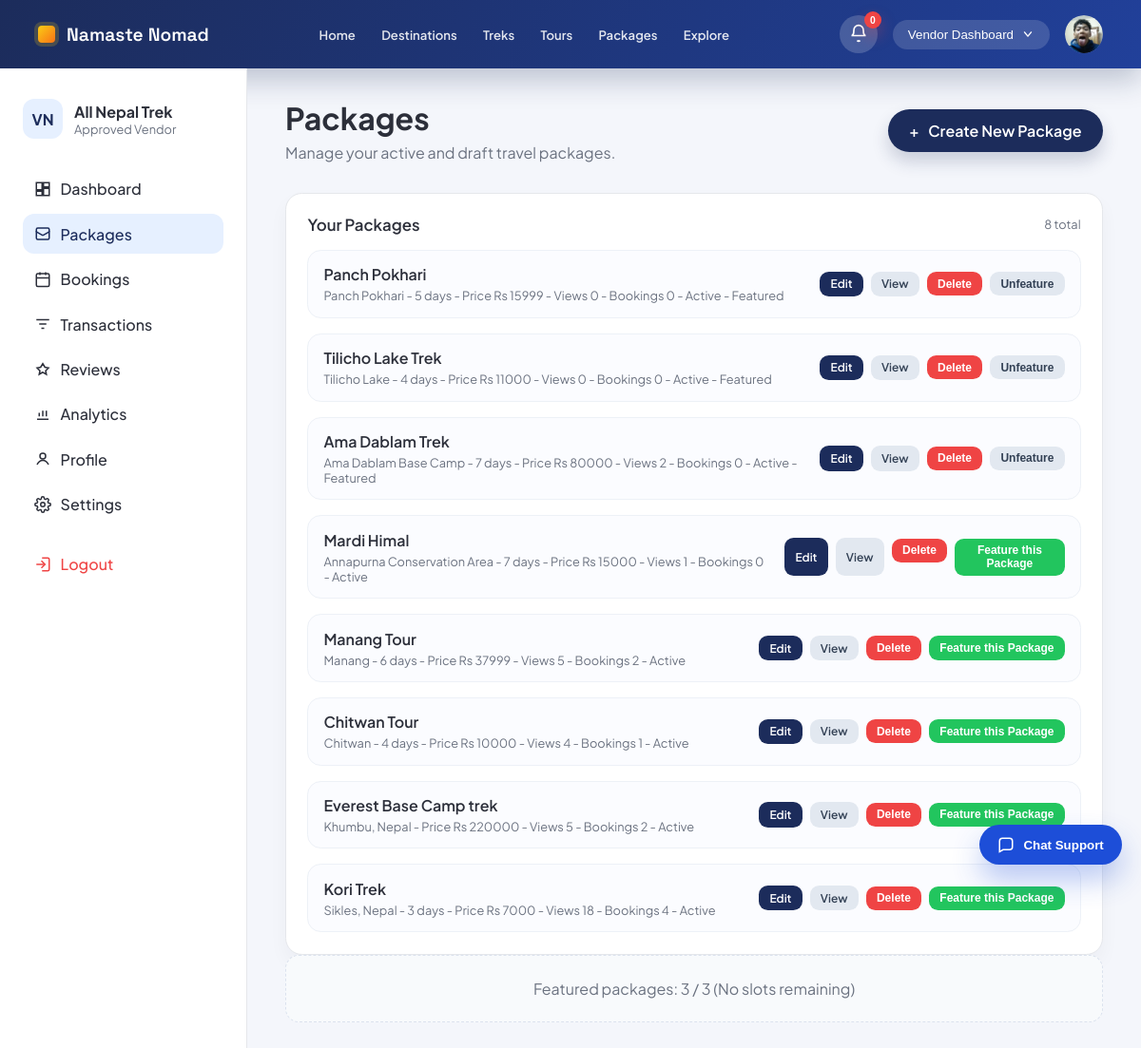
/accounts/vendor/packages/ (signed in), run on the app's committed database.
### accounts/models.py (models this page shows, shortened)
class VendorProfile(models.Model):
    user = models.OneToOneField(User, on_delete=models.CASCADE, related_name='vendor_profile')
    business_name = models.CharField(max_length=255)
    owner_name = models.CharField(max_length=255)
    tagline = models.CharField(max_length=255, blank=True)
    website = models.URLField(blank=True)
    license_number = models.CharField(max_length=100, blank=True)
    business_address = models.TextField(blank=True)
    description = models.TextField(blank=True)
    bank_name = models.CharField(max_length=120, blank=True)
    account_number = models.CharField(max_length=120, blank=True)
    routing_number = models.CharField(max_length=120, blank=True)
    paypal_email = models.EmailField(blank=True)
    logo = models.ImageField(upload_to='vendor_logos/', blank=True, null=True)
    cover_image = models.FileField(upload_to='vendor_covers/', blank=True, null=True)
    business_license = models.FileField(upload_to='licenses/', blank=True, null=True)
    document = models.FileField(upload_to='vendor_documents/', blank=True, null=True)
    is_approved = models.BooleanField(default=False)
    is_verified = models.BooleanField(default=False)
    created_at = models.DateTimeField(auto_now_add=True)

### core/models.py (models this page shows, shortened)
class Package(models.Model):
    DIFFICULTY_CHOICES = (
        ('easy', 'Easy'),
        ('moderate', 'Moderate'),
        ('challenging', 'Challenging'),
        ('expedition', 'Expedition'),
    )
    CATEGORY_TREK = 'TREK'
    CATEGORY_TOUR = 'TOUR'
    CATEGORY_CHOICES = (
        (CATEGORY_TREK, 'Trek'),
        (CATEGORY_TOUR, 'Tour'),
    )
    vendor = models.ForeignKey(
        settings.AUTH_USER_MODEL,
        on_delete=models.CASCADE,
        related_name='vendor_packages',
    )
    title = models.CharField(max_length=200)
    category = models.CharField(max_length=10, choices=CATEGORY_CHOICES, default=CATEGORY_TREK)
    location = models.CharField(max_length=120, blank=True)
    location_name = models.CharField(max_length=255, blank=True)
    latitude = models.FloatField(blank=True, null=True)
    longitude = models.FloatField(blank=True, null=True)
    description = models.TextField(blank=True)
    itinerary = models.TextField(blank=True)
    inclusions = models.TextField(blank=True)
    exclusions = models.TextField(blank=True)
    duration_days = models.PositiveSmallIntegerField(blank=True, null=True)
    difficulty = models.CharField(max_length=20, choices=DIFFICULTY_CHOICES, blank=True)
    group_size = models.PositiveSmallIntegerField(blank=True, null=True)
    available_slots = models.PositiveIntegerField(default=10)
    available_from = models.DateField(blank=True, null=True)
    available_until = models.DateField(blank=True, null=True)
    best_season = models.CharField(max_length=100, blank=True)
    image_url = models.URLField(blank=True)
    has_guide = models.BooleanField(default=False)
    includes_meals = models.BooleanField(default=False)
    includes_accommodation = models.BooleanField(default=False)
    includes_transport = models.BooleanField(default=False)
    includes_permits = models.BooleanField(default=False)
    price = models.DecimalField(
        max_digits=10,
        decimal_places=2,
        validators=[MinValueValidator(0)],
    )
    is_active = models.BooleanField(default=True)
    is_featured = models.BooleanField(default=False)
    views_count = models.PositiveIntegerField(default=0)
    created_at = models.DateTimeField(auto_now_add=True)
    @property
    def name(self):
        return self.title

### accounts/views/vendor/vendor_package.py (the view)
# urls.py: path('vendor/packages/', vendor_packages, name='vendor_packages'),
@never_cache
@login_required(login_url='account_login_choice')
@csrf_protect
def vendor_packages(request):
    if not _ensure_vendor(request):
        return redirect('vendor_login')
    vendor_profile = _get_vendor_profile(request.user)
    packages = Package.objects.filter(vendor=request.user).annotate(
        booking_count=Count('bookings'),
    ).order_by('-created_at')
    active_subscription = _get_active_subscription(request.user)
    VendorFeature.expire_overdue(vendor=request.user)
    featured_count = packages.filter(is_featured=True).count()
    featured_limit = _total_active_feature_slots_for_vendor(request.user)
    return render(request, 'accounts/vendor_packages.html', {
        'vendor_profile': vendor_profile,
        'active_page': 'packages',
        'packages': packages,
        'active_subscription': active_subscription,
        'featured_count': featured_count,
        'featured_limit': featured_limit,
        'featured_remaining': max(featured_limit - featured_count, 0),
    })

### accounts/templates/accounts/vendor_packages.html (shortened to what this page needs)
{% extends "accounts/vendor_base.html" %}
{% block content %}
<section class="page-header">
    <div>
        <h1>Packages</h1>
        <p>Manage your active and draft travel packages.</p>
    </div>
    <a class="primary-action" href="{% url 'vendor_package_create' %}">
        <span>+</span>
        Create New Package
    </a>
</section>
<section class="card list-card">
    <div class="card-header">
        <h3>Your Packages</h3>
        <span class="card-meta">{{ packages|length }} total</span>
    </div>
    <div class="package-list">
        {% if packages %}
            {% for package in packages %}
                <div class="package-item">
                    <div>
                        <div class="package-name">{{ package.title }}</div>
                        <div class="package-meta">
                            {{ package.location|default:"Nepal" }}
                            {% if package.duration_days %}- {{ package.duration_days }} days{% endif %}
                            - Price Rs {{ package.price|floatformat:0 }} - Views {{ package.views_count }} - Bookings {{ package.booking_count }} -
                            {% if package.is_active %}Active{% else %}Paused{% endif %}
                            {% if package.is_featured %}- Featured{% endif %}
                        </div>
                    </div>
                    <div class="package-actions">
                        <a class="btn small neutral" href="{% url 'vendor_package_edit' package.id %}">Edit</a>
                        <a class="btn small secondary" href="{% url 'package_detail' package.id %}">View</a>
                        <form method="POST" action="{% url 'vendor_package_delete' package.id %}" onsubmit="return confirm('Delete this package? This cannot be undone.');">
                            <button class="btn small danger" type="submit">Delete</button>
                        </form>
                        <form method="POST" action="{% url 'vendor_feature_toggle' package.id %}">
                            {% if package.is_featured %}
                                <button class="btn small secondary" type="submit">Unfeature</button>
                            {% else %}
                                <button class="btn small success" type="submit">Feature this Package</button>
                            {% endif %}
                        </form>
                    </div>
                </div>
            {% endfor %}
        {% else %}
            <div class="empty-state">No packages created yet.</div>
        {% endif %}
    </div>
</section>
<div class="empty-state">
    Featured packages: {{ featured_count }} / {{ featured_limit }}
    {% if featured_remaining %}
        ({{ featured_remaining }} remaining)
    {% else %}
        (No slots remaining)
    {% endif %}
</div>
{% endblock %}

### accounts/templates/accounts/vendor_base.html (shortened to what this page needs)
{% load static %}
<!DOCTYPE html>
<html lang="en">
<head>
    <link rel="stylesheet" href="{% static 'css/vendor_dashboard.css' %}?v=20260226b">
    <link rel="stylesheet" href="{% static 'css/support_widget.css' %}?v=20260312a">
    <link rel="stylesheet" href="{% static 'css/notifications.css' %}?v=20260313a">
</head>
<body>
    <header class="topbar">
        <a class="brand" href="{% url 'home' %}">
            <span class="brand-mark"></span>
            <span class="brand-name">Namaste Nomad</span>
        </a>
        <nav class="topbar-nav" aria-label="Public navigation">
            <a href="{% url 'home' %}" {% if request.resolver_match.url_name == 'home' %}class="active"{% endif %}>Home</a>
            <a href="#">Destinations</a>
            <a href="{% url 'package_treks' %}" {% if request.resolver_match.url_name == 'package_treks' %}class="active"{% endif %}>Treks</a>
            <a href="{% url 'package_tours' %}" {% if request.resolver_match.url_name == 'package_tours' %}class="active"{% endif %}>Tours</a>
            <a href="{% url 'package_list' %}" {% if request.resolver_match.url_name == 'package_list' %}class="active"{% endif %}>Packages</a>
            <a href="{% url 'community_feed' %}" {% if request.resolver_match.url_name == 'community_feed' %}class="active"{% endif %}>Explore</a>
        </nav>
        <div class="topbar-actions">
            {% include "accounts/includes/notification_bell.html" %}
            <button class="pill-button">
                Vendor Dashboard
                <svg width="14" height="14" viewBox="0 0 20 20" fill="none" aria-hidden="true">
                    <path d="M5 7l5 6 5-6" stroke="currentColor" stroke-width="2" stroke-linecap="round" stroke-linejoin="round"/>
                </svg>
            </button>
            <div class="avatar topbar-avatar">
                {% if vendor_profile and vendor_profile.logo %}
                    <img class="topbar-avatar-image" src="{{ vendor_profile.logo.url }}" alt="Vendor avatar">
                {% else %}
                    <img class="topbar-avatar-image" src="{% static 'images/default-avatar.svg' %}" alt="Default vendor avatar">
                {% endif %}
            </div>
        </div>
    </header>
    <div class="dashboard-shell">
        <aside class="sidebar">
            <div class="sidebar-header">
                    <div class="company">
                        <div class="company-badge">VN</div>
                        <div>
                            <div class="company-name">{{ vendor_profile.business_name|default:"Vendor HQ" }}</div>
                            <div class="company-meta">
                                {% if vendor_profile and vendor_profile.is_approved %}
                                    Approved Vendor
                                {% else %}
                                    Pending Approval
                                {% endif %}
                            </div>
                        </div>
                    </div>
                </div>
            <nav class="sidebar-nav">
                <a class="nav-item {% if active_page == 'dashboard' %}active{% endif %}" href="{% url 'vendor_dashboard' %}">
                    <span class="nav-icon">
                        <svg viewBox="0 0 24 24" fill="none" stroke="currentColor" stroke-width="2" aria-hidden="true">
                            <path d="M3 13h8V3H3v10zM13 21h8V11h-8v10zM13 3h8v6h-8V3zM3 21h8v-6H3v6z"/>
                        </svg>
                    </span>
                    Dashboard
                </a>
                <a class="nav-item {% if active_page == 'packages' %}active{% endif %}" href="{% url 'vendor_packages' %}">
                    <span class="nav-icon">
                        <svg viewBox="0 0 24 24" fill="none" stroke="currentColor" stroke-width="2" aria-hidden="true">
                            <path d="M21 8a2 2 0 0 1-1 1.73l-7 4a2 2 0 0 1-2 0l-7-4A2 2 0 0 1 3 8"/>
                            <path d="M3 8V6a2 2 0 0 1 2-2h14a2 2 0 0 1 2 2v2"/>
                            <path d="M3 8v10a2 2 0 0 0 2 2h14a2 2 0 0 0 2-2V8"/>
                        </svg>
                    </span>
                    Packages
                </a>
                <a class="nav-item {% if active_page == 'bookings' %}active{% endif %}" href="{% url 'vendor_bookings' %}">
                    <span class="nav-icon">
                        <svg viewBox="0 0 24 24" fill="none" stroke="currentColor" stroke-width="2" aria-hidden="true">
                            <rect x="3" y="4" width="18" height="18" rx="2"/>
                            <path d="M16 2v4M8 2v4M3 10h18"/>
                        </svg>
                    </span>
                    Bookings
                </a>
                <a class="nav-item {% if active_page == 'transactions' %}active{% endif %}" href="{% url 'vendor_transactions' %}">
                    <span class="nav-icon">
                        <svg viewBox="0 0 24 24" fill="none" stroke="currentColor" stroke-width="2" aria-hidden="true">
                            <path d="M3 6h18"/>
                            <path d="M7 12h10"/>
                            <path d="M10 18h4"/>
                        </svg>
                    </span>
                    Transactions
                </a>
                <a class="nav-item {% if active_page == 'reviews' %}active{% endif %}" href="{% url 'vendor_reviews' %}">
                    <span class="nav-icon">
                        <svg viewBox="0 0 24 24" fill="none" stroke="currentColor" stroke-width="2" aria-hidden="true">
                            <path d="M12 17l-5 3 1-5-4-4 5-1 3-5 3 5 5 1-4 4 1 5-5-3z"/>
                        </svg>
                    </span>
                    Reviews
                </a>
                <a class="nav-item {% if active_page == 'analytics' %}active{% endif %}" href="{% url 'vendor_analytics' %}">
                    <span class="nav-icon">
                        <svg viewBox="0 0 24 24" fill="none" stroke="currentColor" stroke-width="2" aria-hidden="true">
                            <path d="M4 19h16"/>
                            <path d="M7 15v-5"/>
                            <path d="M12 15V7"/>
                            <path d="M17 15v-8"/>
                        </svg>
                    </span>
                    Analytics
                </a>
                <a class="nav-item {% if active_page == 'profile' %}active{% endif %}" href="{% url 'vendor_profile' %}">
                    <span class="nav-icon">
                        <svg viewBox="0 0 24 24" fill="none" stroke="currentColor" stroke-width="2" aria-hidden="true">
                            <circle cx="12" cy="8" r="4"/>
                            <path d="M4 20c2-4 6-6 8-6s6 2 8 6"/>
                        </svg>
                    </span>
                    Profile
                </a>
                <a class="nav-item {% if active_page == 'settings' %}active{% endif %}" href="{% url 'vendor_settings' %}">
                    <span class="nav-icon">
                    </span>
                    Settings
                </a>
                <a class="nav-item logout" href="{% url 'logout' %}">
                    <span class="nav-icon">
                        <svg viewBox="0 0 24 24" fill="none" stroke="currentColor" stroke-width="2" aria-hidden="true">
                            <path d="M10 17l5-5-5-5"/>
                            <path d="M15 12H3"/>
                            <path d="M11 3h8a2 2 0 0 1 2 2v14a2 2 0 0 1-2 2h-8"/>
                        </svg>
                    </span>
                    Logout
                </a>
            </nav>
        </aside>
        <main class="dashboard-main">
            {% block content %}{% endblock %}
        </main>
    </div>
    {% include "accounts/includes/support_widget.html" %}
</body>
</html>

### data on the page
VendorProfile: logo (picture), business_name "All Nepal Trek"
Package: title "Panch Pokhari", location "Panch Pokhari", duration_days "5", price "15999", views_count "0", booking_count "0", is_active "Active", is_featured "- Featured"
Package: title "Tilicho Lake Trek", location "Tilicho Lake", duration_days "4", price "11000", views_count "0", booking_count "0", is_active "Active", is_featured "- Featured"
Package: title "Ama Dablam Trek", location "Ama Dablam Base Camp", duration_days "7", price "80000", views_count "2", booking_count "0", is_active "Active", is_featured "- Featured"
Package: title "Mardi Himal", location "Annapurna Conservation Area", duration_days "7", price "15000", views_count "1", booking_count "0", is_active "Active", is_featured "Feature this Package"
Package: title "Manang Tour", location "Manang", duration_days "6", price "37999", views_count "5", booking_count "2", is_active "Active", is_featured "Feature this Package"
Package: title "Chitwan Tour", location "Chitwan", duration_days "4", price "10000", views_count "4", booking_count "1", is_active "Active", is_featured "Feature this Package"
Package: title "Everest Base Camp trek", location "Khumbu, Nepal", price "220000", views_count "5", booking_count "2", is_active "Active", is_featured "Feature this Package"
Package: title "Kori Trek", location "Sikles, Nepal", duration_days "3", price "7000", views_count "18", booking_count "4", is_active "Active", is_featured "Feature this Package"

### other printed values
{{ notifications_unread_count|default:0 }} "0"
{{ packages|length }} "8"
{{ featured_count }} "3"
{{ featured_limit }} "3"
